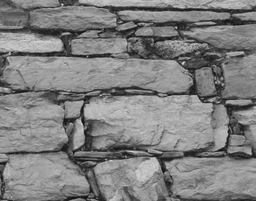
#> input picture muro.tif, 256 x 201 px, shrunk from 656 x 516 before the run
$ jupyter execute --allow-errors NLMeans.ipynb   (shell and % lines are left out)
#> lines starting #> are read from the running program, lines starting #| are printed output that depends on the picture
[cell 1]
import numpy as np
from skimage import io as skio
import math

import matplotlib.pyplot as plt

[cell 2]
def define_parameters(sigma):
    match sigma:
        case sigma if sigma in range(0,16):
            patch_size = 3
            window_size = 21
            h = 0.4 * sigma
        case sigma if sigma in range(16,31):
            patch_size = 5
            window_size = 21
            h = 0.4 * sigma
        case sigma if sigma in range(31,46):
            patch_size = 7
            window_size = 35
            h = 0.35 * sigma
        case sigma if sigma in range(46,76):
            patch_size = 9
            window_size = 35
            h = 0.35 * sigma
        case sigma if sigma in range(76,101):
            patch_size = 11
            window_size = 35
            h = 0.3 * sigma
        case _:
            print("sigma must be between 0 and 100")

    patch_f  =  (patch_size - 1) // 2
    window_r = (window_size - 1) // 2

    return patch_f, window_r, h

[cell 3]
def noise(im,br):
    """ Cette fonction ajoute un bruit blanc gaussier d'ecart type br
       a l'image im et renvoie le resultat"""
    imt=np.float32(im.copy())
    sh=imt.shape
    bruit=br*np.random.randn(*sh)
    imt=imt+bruit
    return imt

[cell 4]
def normalize (image, vmin=0, vmax=255):
    image = (image - image.min()) / (image.max() - image.min()) * vmax
    image = np.clip(image, vmin, vmax).astype(np.float32)
    return image

[cell 5]
def calculate_weights(dist_array, sigma, h):

    array = dist_array - (2 * (sigma ** 2))
    exponents = - np.maximum(array, 0.0) / (h**2)

    return np.exp(exponents)

[cell 6]
im = skio.imread('./muro.tif', as_gray=True) # original image
#> im is the input picture: shape (201, 256) float64; min 0.0471, max 0.898, mean 0.503
im = normalize(im)
sigma = 40
imbr = noise(im, sigma)
#> in noise, `imt=imt+bruit`:
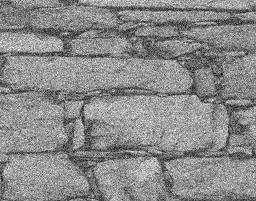
#> imt: shape (201, 256) float64; min -110.9, max 342.8, mean 136.4; drawn with min black and max white

[cell 7]
image = imbr

f, r, h = define_parameters(sigma)
print('Parameters: ')
print(sigma, f, r, h)

patch_size = 2 * f + 1
window_size = 2 * r + 1

height, width = image.shape
#> height = 201; width = 256
offset = window_size
padded_image = np.pad(image, offset, mode='reflect')
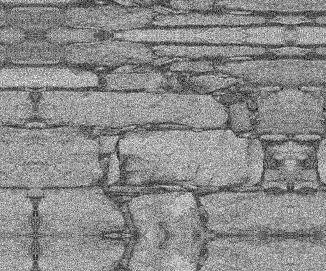
#> padded_image: shape (271, 326) float64; min -110.9, max 342.8, mean 135.6; drawn with min black and max white

denoised = np.zeros(padded_image.shape)

print(height, width)
#| 201 256

for x in range(offset, offset + height):
    for y in range(offset , offset + width):

        ref_patch = padded_image[x-f:x+f+1, y-f:y+f+1]
        ref_patch_array = ref_patch.reshape(-1, patch_size**2)

        search_window = padded_image[x-r:x+r+1, y-r:y+r+1]
        window_patches = np.lib.stride_tricks.sliding_window_view(search_window, (patch_size, patch_size))
        window_patches_array = window_patches.reshape(-1, patch_size**2)

        # calculate vector differences to reference patch
        diff_squared = (ref_patch_array - window_patches_array) **2
        ssd_array = np.sum(diff_squared, axis=1)
        dist_array = ssd_array / (patch_size ** 2)

        weights = calculate_weights(dist_array, sigma, h)
        C = np.sum(weights)
        weighed_sum = weights.reshape(-1,1) * window_patches_array
        B = np.sum(weighed_sum, axis=0) / C

        denoised[x-f:x+f+1, y-f:y+f+1] += B.reshape(patch_size, patch_size)
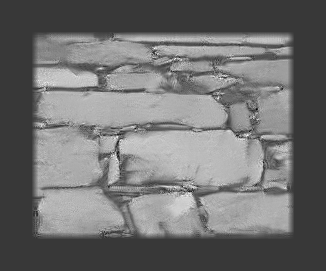
#> denoised: shape (271, 326) float64; min -3841, max 13604.4, mean 3912.3; drawn with min black and max white
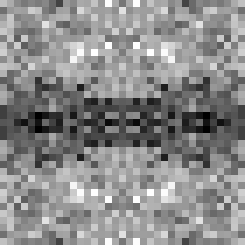
#> search_window: shape (35, 35) float64 (shown 7 times larger); min -34.71, max 265.6, mean 129; drawn with min black and max white
denoised = denoised / (patch_size**2)
denoised = denoised[offset:offset+height, offset:offset+width]
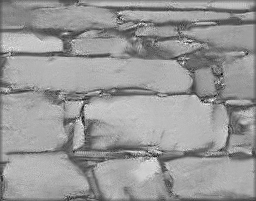
#> denoised: shape (201, 256) float64; min -78.39, max 277.6, mean 135.1; drawn with min black and max white

# METRICS

[cell 8]
def compute_rmse(reference_image, denoised_image):
    """
    Compute the Root Mean Square Error (RMSE) between two images, ignoring NaN values.

    Parameters:
        reference_image (numpy.ndarray): The noiseless reference image (u_R).
        denoised_image (numpy.ndarray): The denoised image (u_D).

    Returns:
        float: The RMSE value.
    """
    # Create a mask to ignore NaN values in either image
    valid_mask = ~np.isnan(reference_image) & ~np.isnan(denoised_image)
#> valid_mask: shape (201, 256) bool; every value is 1

    # Apply the mask to select valid pixels only
    valid_reference = reference_image[valid_mask]
    valid_denoised = denoised_image[valid_mask]

    # Compute the Mean Squared Error (MSE) only over valid pixels
    mse = np.mean((valid_reference - valid_denoised) ** 2)
#> mse = 414.5

    # If MSE is zero, return infinity for RMSE to reflect perfect similarity
    if mse == 0:
        return float('inf')

    # Compute RMSE
    rmse = np.sqrt(mse)
#> rmse = 20.36
    return rmse

def compute_psnr(reference_image, denoised_image):
    """
    Compute the Peak Signal-to-Noise Ratio (PSNR) between two images.

    Parameters:
        reference_image (numpy.ndarray): The noiseless reference image.
        denoised_image (numpy.ndarray): The denoised image.

    Returns:
        float: The PSNR value in decibels (dB).
    """
    # Ensure the two images have the same shape
    assert reference_image.shape == denoised_image.shape, "Images must have the same dimensions"

    # Compute RMSE
    rmse = compute_rmse(reference_image, denoised_image)
#> rmse = 20.36

    # Compute PSNR
    max_pixel_value = 255.0  # Assuming 8-bit images with pixel values in [0, 255]
    psnr = 20 * np.log10(max_pixel_value / rmse)
#> psnr = 21.96

    return psnr

[cell 9]
psnr = compute_psnr(im, denoised)
#> psnr = 21.96

[cell 10]
# Display results
plt.figure(figsize=(12, 6))
plt.subplot(1, 3, 1)
plt.title("Original Image")
plt.imshow(im, cmap='gray')

plt.subplot(1, 3, 2)
plt.title("Noisy Image")
plt.imshow(imbr, cmap='gray')

plt.subplot(1, 3, 3)
plt.title("Denoised Image")
plt.imshow(denoised, cmap='gray')
plt.show()
